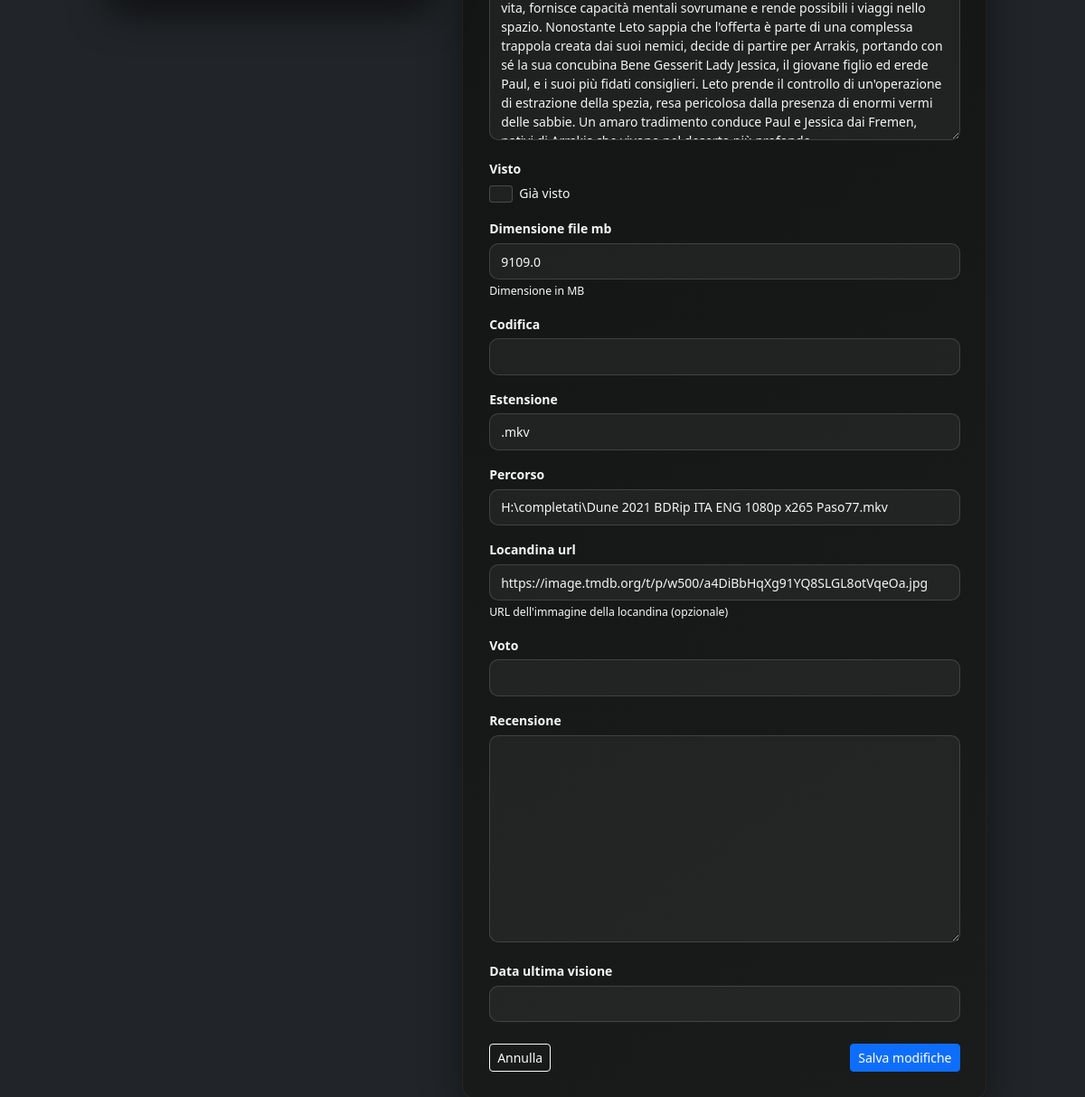
The app's page /movie/472/edit/ (lower part), older data.
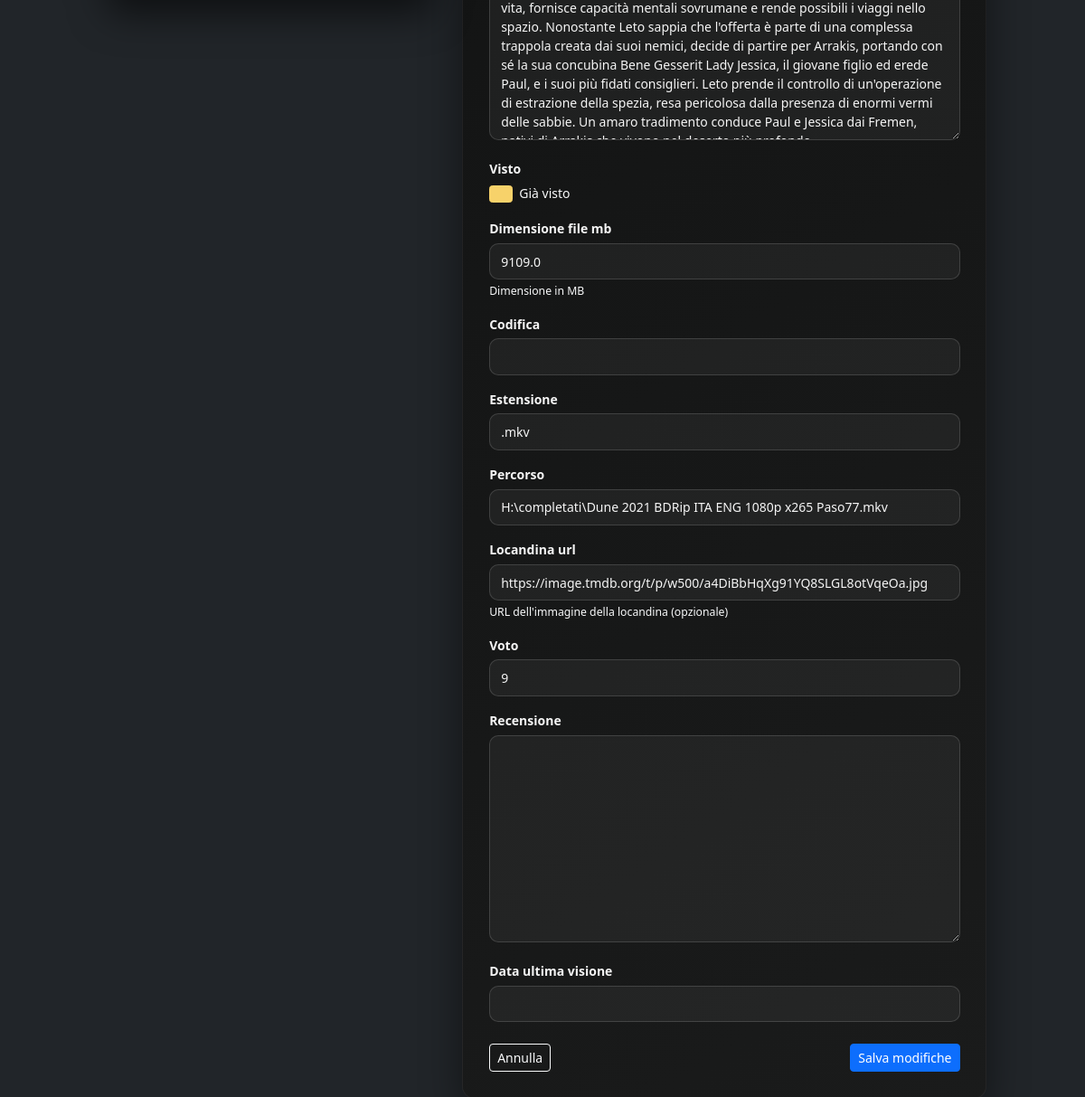
The same page, newer data.
### catalogo/models.py (models this page shows, shortened)
class Movie(models.Model):
    titolo = models.CharField(max_length=200)
    anno = models.IntegerField(null=True, blank=True, verbose_name="Anno")
    genere = models.CharField(max_length=100, blank=True)
    regista = models.CharField(max_length=100, blank=True)
    trama = models.TextField("Trama", blank=True)
    trama = models.TextField("Trama", blank=True)
    visto = models.BooleanField(default=False)
    dimensione_file_mb = models.FloatField(
        null=True, blank=True, help_text="Dimensione in MB"
    )
    codifica = models.CharField(max_length=50, blank=True)  # es. x264, x265
    estensione = models.CharField(max_length=10, blank=True)  # es. .mkv, .mp4
    percorso = models.CharField(max_length=500)  # path completo sul disco
    locandina_url = models.URLField(
        max_length=500,
        blank=True,
        help_text="URL dell'immagine della locandina (opzionale)",
    )
    voto = models.IntegerField(
        validators=[MinValueValidator(1), MaxValueValidator(10)], null=True, blank=True
    )
    recensione = models.TextField(blank=True, null=True, verbose_name="Recensione")
    ultima_visione = models.DateField(
        blank=True, null=True, verbose_name="Data ultima visione"
    )

### catalogo/views.py (the view)
# urls.py: path("movie/<int:pk>/edit/", views.movie_edit, name="movie_edit"),
def movie_edit(request, pk):
    movie = get_object_or_404(Movie, pk=pk)
    next_url = (
        request.POST.get("next")
        or request.GET.get("next")
        or request.META.get("HTTP_REFERER")
    )
    if next_url and not url_has_allowed_host_and_scheme(
        next_url, allowed_hosts={request.get_host()}, require_https=request.is_secure()
    ):
        next_url = None
    if request.method == "POST":
        form = MovieForm(request.POST, instance=movie)
        if form.is_valid():
            form.save()
            messages.success(request, "Film aggiornato con successo.")
            if next_url:
                return redirect(next_url)
            return redirect("movie_list")
    else:
        form = MovieForm(instance=movie)
    return render(
        request,
        "catalogo/movie_form.html",
        {
            "form": form,
            "movie": movie,
            "next": next_url,
        },
    )

### catalogo/forms.py
class MovieForm(forms.ModelForm):
    class Meta:
        model = Movie
        fields = [
            "titolo",
            "anno",
            "genere",
            "regista",
            "trama",
            "visto",
            "dimensione_file_mb",
            "codifica",
            "estensione",
            "percorso",
            "locandina_url",
            "voto",
            "recensione",
            "ultima_visione",
        ]
        widgets = {
            "visto": forms.CheckboxInput(attrs={"class": "form-check-input"}),
        }

### catalogo/templates/catalogo/movie_form.html (shortened to what this page needs)
{% extends "catalogo/base.html" %}
{% block content %}
<div class="row g-4 justify-content-center align-items-start">
    <div class="col-12 col-lg-4 d-flex justify-content-center">
        <div class="movie-form-poster">
        </div>
    </div>
    <div class="col-12 col-lg-7 col-xl-6">
        <div class="movie-form-panel">
            <form method="post" class="small">
                {% for field in form %}
                    <div class="mb-3">
                        <label class="form-label">{{ field.label }}</label>
                        {% if field.name == "visto" %}
                            <div class="form-check">
                                {{ field }}
                                <label class="form-check-label">
                                    Già visto
                                </label>
                            </div>
                        {% else %}
                            {{ field }}
                        {% endif %}
                        {% if field.help_text %}
                            <div class="form-text text-light">{{ field.help_text }}</div>
                        {% endif %}
                    </div>
                {% endfor %}
                <div class="d-flex justify-content-between mt-4">
                    {% if next %}
                        <a href="{{ next }}" class="btn btn-outline-light btn-sm">
                            Annulla
                        </a>
                    {% else %}
                        <a href="{% url 'movie_list' %}?open={{ movie.pk }}"
                           class="btn btn-outline-light btn-sm">
                            Annulla
                        </a>
                    {% endif %}
                    <button type="submit" class="btn btn-primary btn-sm">
                        Salva modifiche
                    </button>
                </div>
            </form>
        </div>
    </div>
</div>
{% endblock %}

Row changes from the older to the newer data that the page shows:
changed Movie ".mkv": visto "☐" → "☑"; voto (not shown) → "9"
